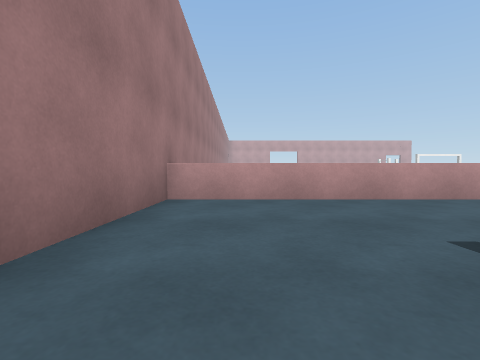
view 1 (above)

22 first-person views from a walk through a Unity game level. The camera is 0.59 m above the floor, tilts 2° down and sees 85° across. The floor is counted in squares, 1 m on a side. Each view is taken from the middle of a square. On the plan, view 1 faces up. The plan holds only what a view shows up to about 9 squares ahead; the rest is blank. The place goes on beyond the plan. Surface patterns are stand-ins for the level's own textures.

view 2
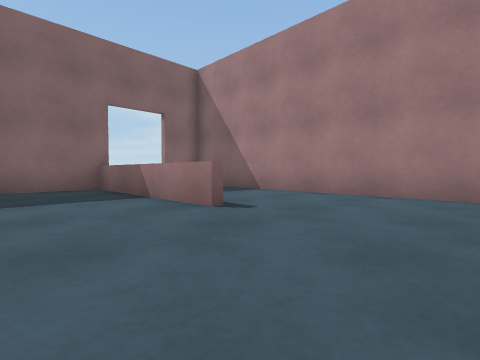

view 3
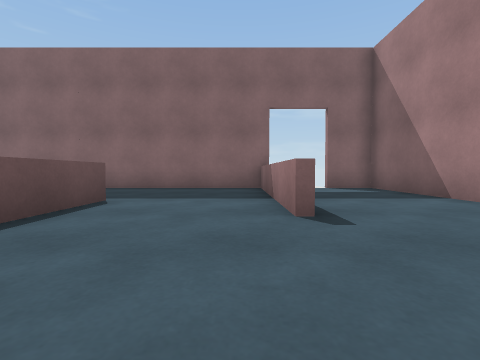

view 4
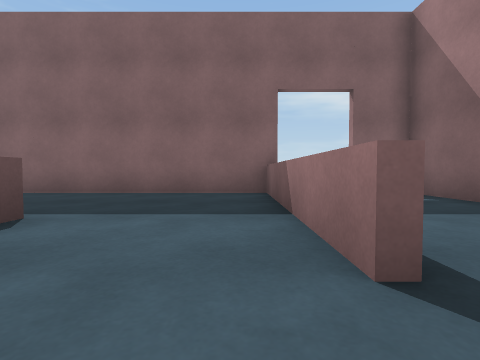

view 5
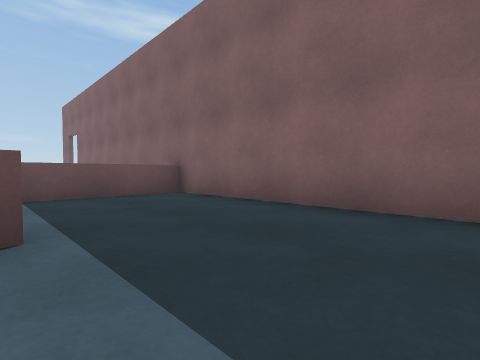

view 6
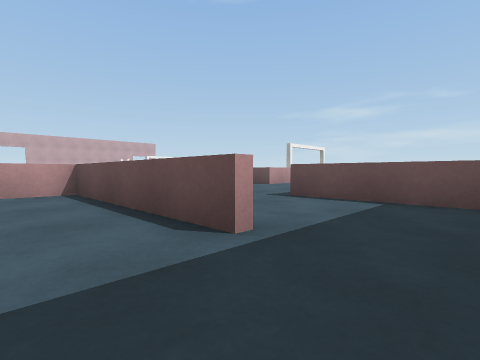

view 7
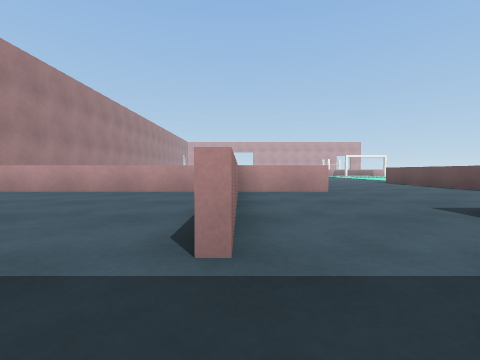

view 8
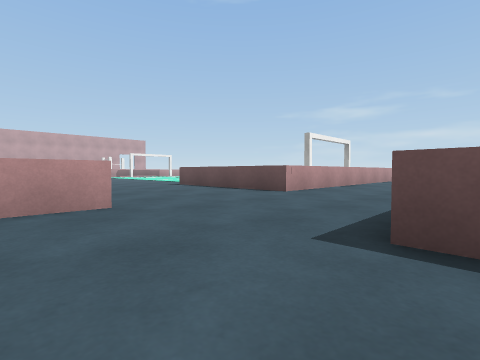

view 9
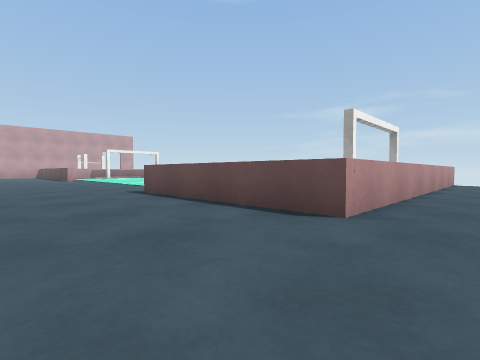

view 10
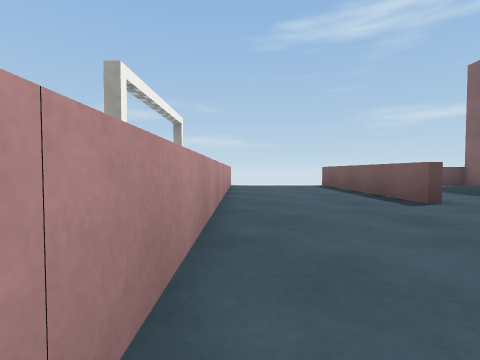

view 11
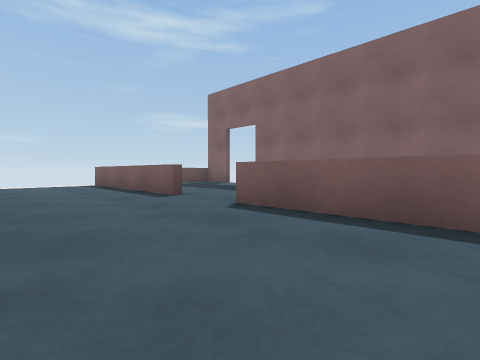

view 12
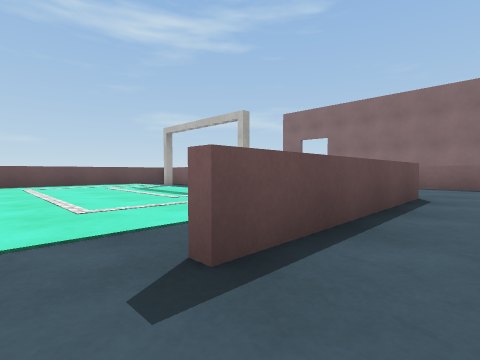

view 13
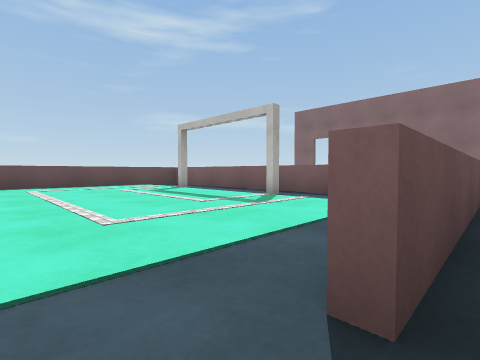

view 14
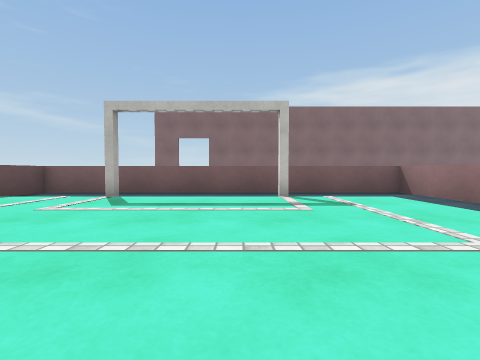

view 15
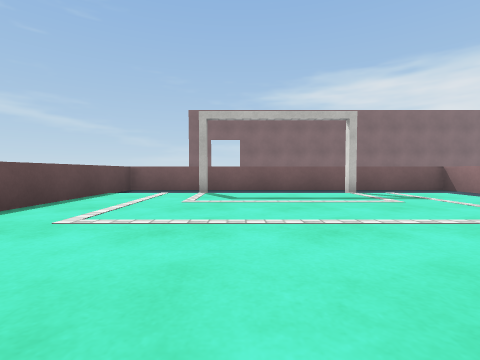

view 16
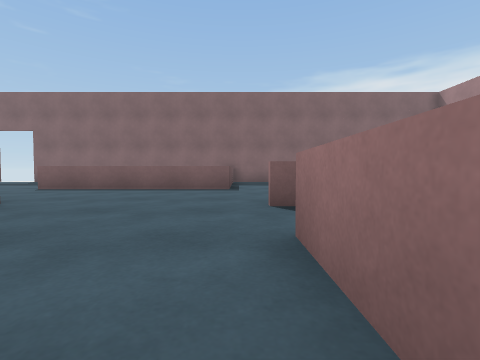

view 17
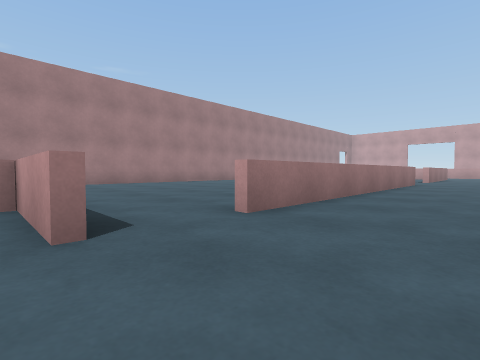

view 18
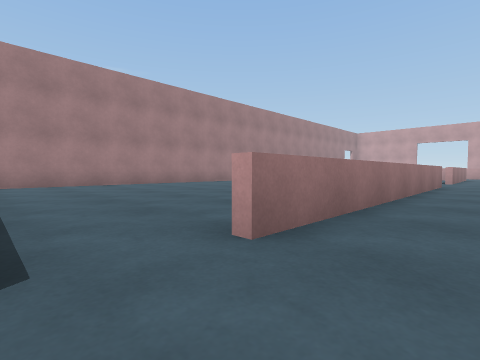

view 19
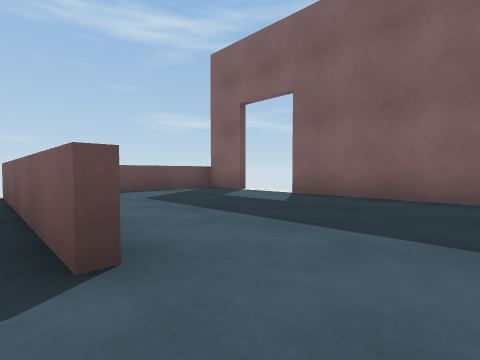

view 20
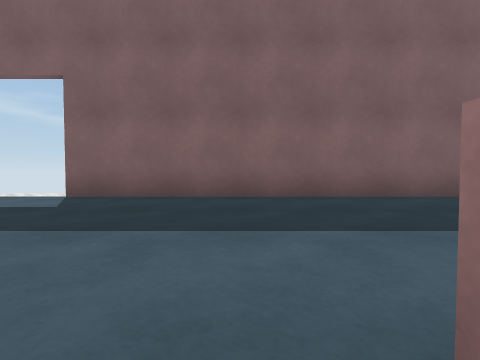

view 21
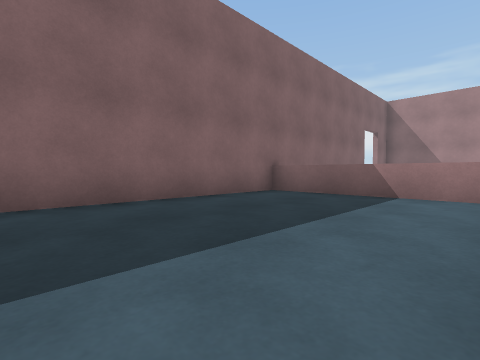

view 22
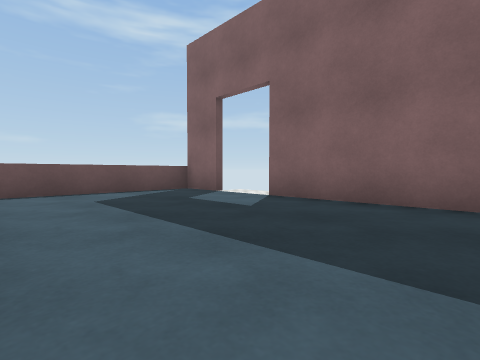

### Floor plan
Key: @ floor where view 1 was taken; # wall or solid block; x gap in a wall; . main floor; : floor 0.05 m higher than the main floor; ^ raised ledge.
Columns run from 2 left of view 1 to 24 right of it. Each row starts with its distance up from view 1.
 17           #..
 16           #...
 15           #....
 14           #.....      .
 13           #......   ....
 12      ..   #.............. ^
 11     ....  #.......:::::::.^
 10    ...... #....#..:.....:.^
  9 # ........#....#..:::::::.^
  8 #.........#....#..::...::.^
  7 #..............#..::...::.^
  6 ###########....###########^
  5 #.......#................
  4 #.......#.................
  3 #.......#.................
  2 #.......#..#######..######
  1 #...#...#..#..............^
  0 #.@.#...#..#..............^
 -1 #...#......#..............^
 -2 #...#......#..............^
 -3 #...#......#..............^
 -4 ##x ##################x x##

Where each view was taken, in squares from view 1:
view 1: 0 up, 0 right, facing up
view 2: 5 up, 5 right, facing down-left
view 3: 5 up, 3 right, facing down
view 4: 3 up, 3 right, facing down
view 5: 0 up, 3 right, facing down-right
view 6: 2 down, 4 right, facing up-right
view 7: 2 down, 6 right, facing up
view 8: 1 up, 7 right, facing up-right
view 9: 4 up, 10 right, facing up-right
view 10: 5 up, 13 right, facing right
view 11: 5 up, 12 right, facing down-right
view 12: 12 up, 12 right, facing down-right
view 13: 12 up, 13 right, facing down-right
view 14: 13 up, 18 right, facing down
view 15: 14 up, 20 right, facing down
view 16: 10 up, 9 right, facing down
view 17: 5 up, 11 right, facing up-left
view 18: 6 up, 10 right, facing up-left
view 19: 2 up, 16 right, facing down-right
view 20: 2 up, 16 right, facing down
view 21: 1 up, 16 right, facing down-left
view 22: 1 up, 16 right, facing down-right
